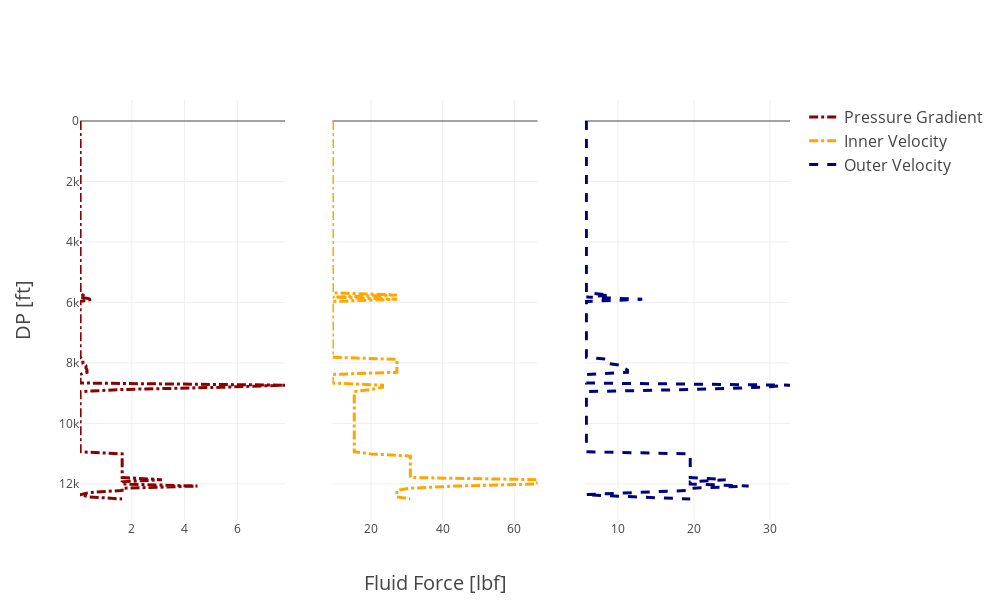

This figure's notebook cell:
### Code cell
import plotly.graph_objects as go
from plotly.subplots import make_subplots

fig1 = make_subplots(rows=1, cols=3, shared_yaxes=True, shared_xaxes=True)

fig1.add_trace(go.Scatter(x=P_drop_outer, y=np.linspace(0, 12500, len(P_drop_outer)), name='Pressure Gradient', line=dict(color='darkred', width=3, dash='dashdot')), row=1, col=1)
fig1.add_trace(go.Scatter(x=v_i, y=np.linspace(0, 12500, len(v_i)), name='Inner Velocity', line=dict(color='orange', width=3, dash='dashdot')), row=1, col=2)
fig1.add_trace(go.Scatter(x=v_o, y=np.linspace(0, 12500, len(v_o)), name='Outer Velocity', line=dict(color='navy', width=3, dash='dash')), row=1, col=3)
# fig1.add_trace(go.Scatter(x=flu_250_17k, y=np.linspace(17000,0,len(flu_250_17k)), name='17k @ 250 gpm', line=dict(color='teal', width=3, dash='dash')), row=1, col=2)

# Update the layout

fig1.update_layout(
    
    template= "none",
    title='',
    title_font_size=24,
    xaxis2=dict(
        title='Fluid Force [lbf]',
        titlefont_size=20
    ),
    yaxis=dict(
        title='DP [ft]',
        titlefont_size=20,
        autorange="reversed"
    ),
    # xaxis2=dict(
    #     title='Fluid Force [lbf]',
    #     titlefont_size=20
    # ),
    # yaxis2=dict(
    #     title='Bit Depth [ft]',
    #     titlefont_size=20,
    #     autorange="reversed"
    # ),
    legend=dict(
        traceorder='normal',
        font=dict(
            size=16,
        )
    ),
    height = 600,
    width = 1000
)

fig1.show()
# fig.write_html("Plot.html")

### Figure 1 — Plotly figure (JSON) as saved in the notebook; plotly's stock layout.template omitted (floating-point values rounded to 4 significant figures; data arrays with more than 128 entries replaced by an {"elided": "..."} marker saying what was removed)
{"data": [{"line": {"color": "darkred", "dash": "dashdot", "width": 3}, "name": "Pressure Gradient", "type": "scatter", "x": {"elided": "177 float values"}, "xaxis": "x", "y": {"elided": "177 float values"}, "yaxis": "y"}, {"line": {"color": "orange", "dash": "dashdot", "width": 3}, "name": "Inner Velocity", "type": "scatter", "x": {"elided": "177 float values"}, "xaxis": "x2", "y": {"elided": "177 float values"}, "yaxis": "y2"}, {"line": {"color": "navy", "dash": "dash", "width": 3}, "name": "Outer Velocity", "type": "scatter", "x": {"elided": "177 float values"}, "xaxis": "x3", "y": {"elided": "177 float values"}, "yaxis": "y3"}], "layout": {"height": 600, "legend": {"font": {"size": 16}, "traceorder": "normal"}, "title": {"font": {"size": 24}, "text": ""}, "width": 1000, "xaxis": {"anchor": "y", "domain": [0, 0.2889]}, "xaxis2": {"anchor": "y2", "domain": [0.3556, 0.6444], "title": {"font": {"size": 20}, "text": "Fluid Force [lbf]"}}, "xaxis3": {"anchor": "y3", "domain": [0.7111, 1]}, "yaxis": {"anchor": "x", "autorange": "reversed", "domain": [0, 1], "title": {"font": {"size": 20}, "text": "DP [ft]"}}, "yaxis2": {"anchor": "x2", "domain": [0, 1], "matches": "y", "showticklabels": false}, "yaxis3": {"anchor": "x3", "domain": [0, 1], "matches": "y", "showticklabels": false}}}
